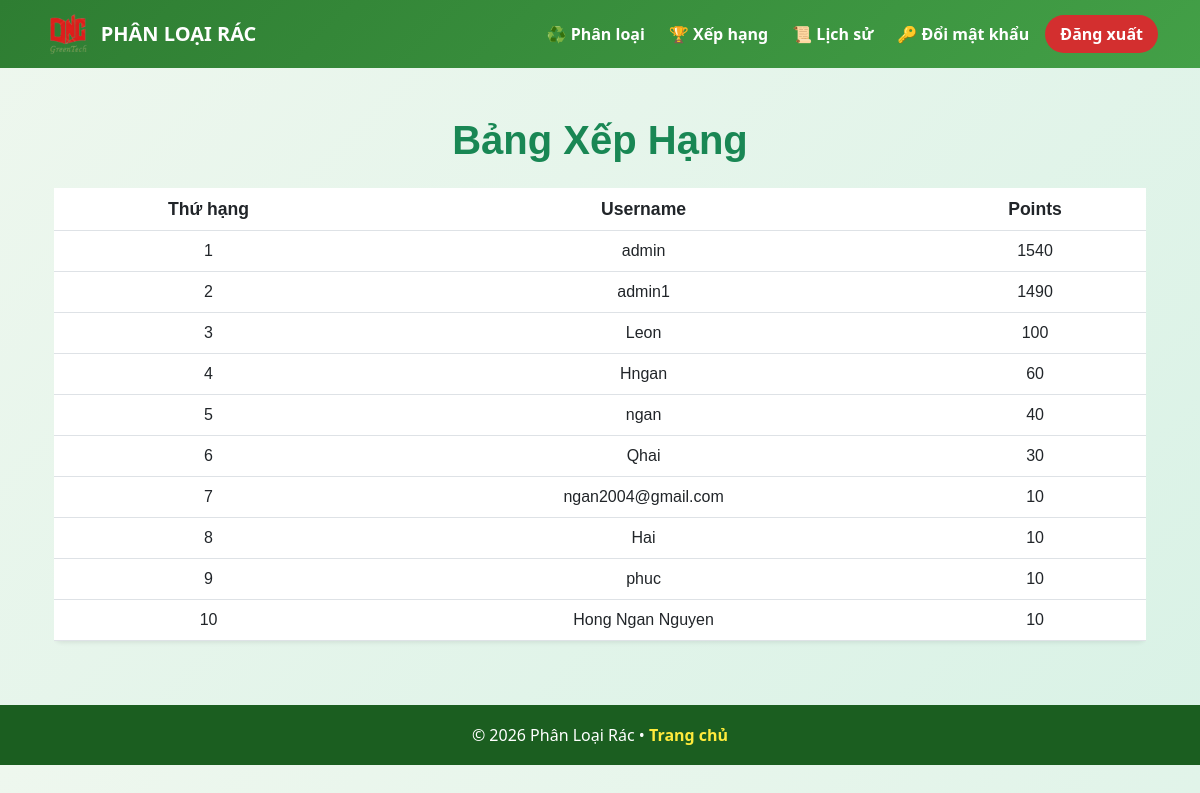
The page /leaderboard on the database as committed earlier.
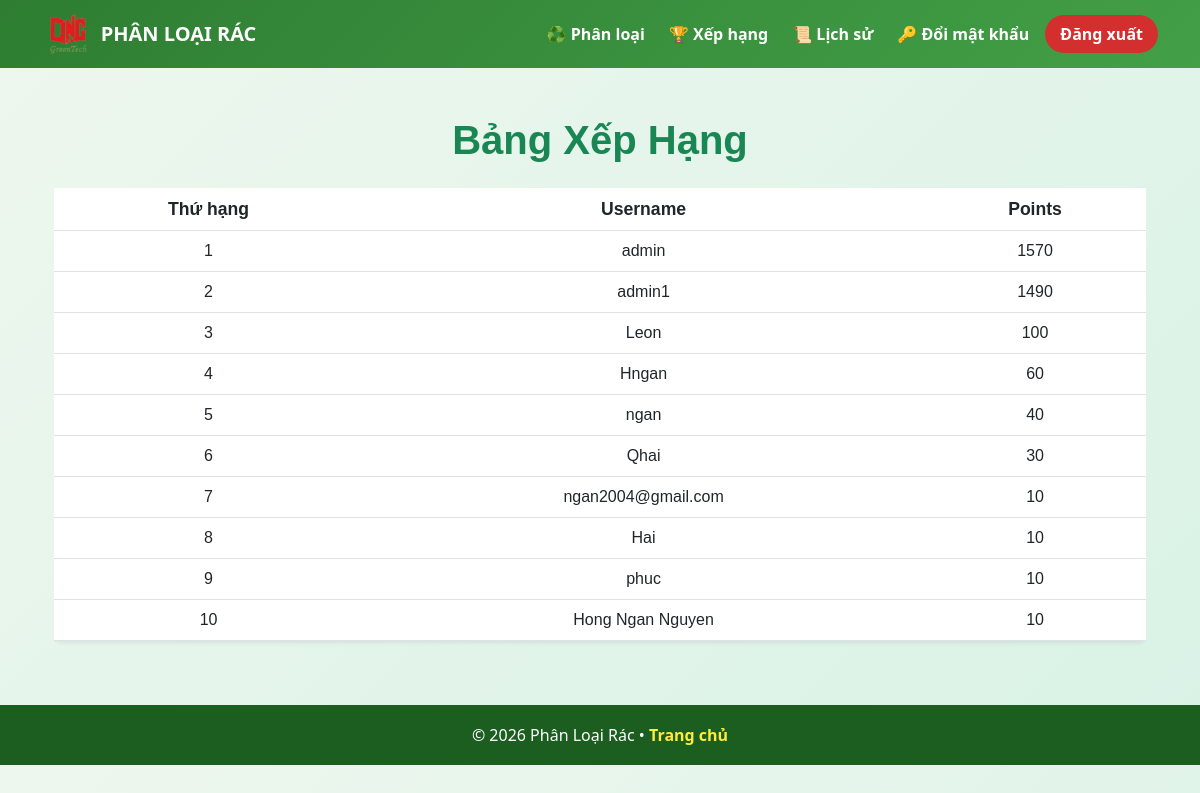
The same page on the database as committed later.
### app.py (models this page shows)
class User(db.Model):
    id = db.Column(db.Integer, primary_key=True)
    username = db.Column(db.String(150), nullable=False, unique=True)
    password = db.Column(db.String(255))
    points = db.Column(db.Integer, default=0)

### app.py (the view)
@app.route('/leaderboard')
def leaderboard():
    users = User.query.order_by(User.points.desc()).all()
    is_admin = 'user_id' in session and User.query.get(session['user_id']).username == "admin"
    return render_template('leaderboard.html', users=users, is_admin=is_admin)

### templates/leaderboard.html (shortened to what this page needs)
{% extends "base.html" %}
{% block content %}
<div class="container mt-5" style="font-family: 'Poppins', sans-serif;">
    <h1 class="text-center text-success mb-4" style="font-weight: 600;">Bảng Xếp Hạng</h1>
    <div class="table-responsive">
        <table class="table table-hover text-center shadow-sm" style="background-color: #f8f9fa; border-radius: 8px;">
            <thead class="bg-primary text-white" style="font-size: 1.1rem; font-weight: 600;">
                <tr>
                    <th>Thứ hạng</th>
                    <th>Username</th>
                    <th>Points</th>
                </tr>
            </thead>
            <tbody>
                {% for user in users %}
                <tr class="{% if loop.index == 1 %}top-1{% elif loop.index == 2 %}top-2{% elif loop.index == 3 %}top-3{% endif %}" style="transition: background-color 0.3s;">
                    <td>
                        {% if loop.index == 1 %}
                        <div class="medal gold">1</div>
                        {% elif loop.index == 2 %}
                        <div class="medal silver">2</div>
                        {% elif loop.index == 3 %}
                        <div class="medal bronze">3</div>
                        {% else %}
                        {{ loop.index }}
                        {% endif %}
                    </td>
                    <td>{{ user.username }}</td>
                    <td>{{ user.points }}</td>
                </tr>
                {% endfor %}
            </tbody>
        </table>
    </div>
</div>
{% endblock %}

Rows that differ between the two databases and show on the page:
changed User "admin": points "1540" → "1570"
